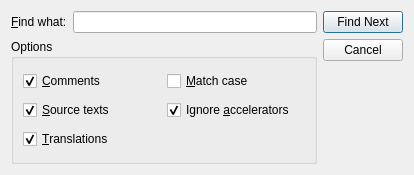
<?xml version="1.0" encoding="UTF-8"?>
<ui version="4.0">
 <comment>*********************************************************************
**
** Copyright (C) 2011 Nokia Corporation and/or its subsidiary(-ies).
** All rights reserved.
** Contact: Nokia Corporation (qt-info@nokia.com)
**
** This file is part of the Qt Linguist of the Qt Toolkit.
**
** $QT_BEGIN_LICENSE:LGPL$
** Commercial Usage
** Licensees holding valid Qt Commercial licenses may use this file in
** accordance with the Qt Commercial License Agreement provided with the
** Software or, alternatively, in accordance with the terms contained in
** a written agreement between you and Nokia.
**
** GNU Lesser General Public License Usage
** Alternatively, this file may be used under the terms of the GNU Lesser
** General Public License version 2.1 as published by the Free Software
** Foundation and appearing in the file LICENSE.LGPL included in the
** packaging of this file.  Please review the following information to
** ensure the GNU Lesser General Public License version 2.1 requirements
** will be met: http://www.gnu.org/licenses/old-licenses/lgpl-2.1.html.
**
** In addition, as a special exception, Nokia gives you certain additional
** rights.  These rights are described in the Nokia Qt LGPL Exception
** version 1.1, included in the file LGPL_EXCEPTION.txt in this package.
**
** GNU General Public License Usage
** Alternatively, this file may be used under the terms of the GNU
** General Public License version 3.0 as published by the Free Software
** Foundation and appearing in the file LICENSE.GPL included in the
** packaging of this file.  Please review the following information to
** ensure the GNU General Public License version 3.0 requirements will be
** met: http://www.gnu.org/copyleft/gpl.html.
**
** If you have questions regarding the use of this file, please contact
** Nokia at qt-info@nokia.com.
** $QT_END_LICENSE$
**
*********************************************************************</comment>
 <class>FindDialog</class>
 <widget class="QDialog" name="FindDialog">
  <property name="geometry">
   <rect>
    <x>0</x>
    <y>0</y>
    <width>414</width>
    <height>175</height>
   </rect>
  </property>
  <property name="sizePolicy">
   <sizepolicy hsizetype="Preferred" vsizetype="Maximum">
    <horstretch>0</horstretch>
    <verstretch>0</verstretch>
   </sizepolicy>
  </property>
  <property name="windowTitle">
   <string>Find</string>
  </property>
  <property name="whatsThis">
   <string>This window allows you to search for some text in the translation source file.</string>
  </property>
  <layout class="QHBoxLayout">
   <property name="spacing">
    <number>6</number>
   </property>
   <property name="margin">
    <number>11</number>
   </property>
   <item>
    <layout class="QVBoxLayout">
     <property name="spacing">
      <number>6</number>
     </property>
     <property name="margin">
      <number>0</number>
     </property>
     <item>
      <layout class="QHBoxLayout">
       <property name="spacing">
        <number>6</number>
       </property>
       <property name="margin">
        <number>0</number>
       </property>
       <item>
        <widget class="QLabel" name="findWhat">
         <property name="text">
          <string>&amp;Find what:</string>
         </property>
         <property name="buddy">
          <cstring>led</cstring>
         </property>
        </widget>
       </item>
       <item>
        <widget class="QLineEdit" name="led">
         <property name="whatsThis">
          <string>Type in the text to search for.</string>
         </property>
        </widget>
       </item>
      </layout>
     </item>
     <item>
      <widget class="QGroupBox" name="groupBox">
       <property name="title">
        <string>Options</string>
       </property>
       <layout class="QGridLayout">
        <property name="margin">
         <number>9</number>
        </property>
        <property name="spacing">
         <number>6</number>
        </property>
        <item row="1" column="0">
         <widget class="QCheckBox" name="sourceText">
          <property name="whatsThis">
           <string>Source texts are searched when checked.</string>
          </property>
          <property name="text">
           <string>&amp;Source texts</string>
          </property>
          <property name="checked">
           <bool>true</bool>
          </property>
         </widget>
        </item>
        <item row="2" column="0">
         <widget class="QCheckBox" name="translations">
          <property name="whatsThis">
           <string>Translations are searched when checked.</string>
          </property>
          <property name="text">
           <string>&amp;Translations</string>
          </property>
          <property name="checked">
           <bool>true</bool>
          </property>
         </widget>
        </item>
        <item row="0" column="1">
         <widget class="QCheckBox" name="matchCase">
          <property name="whatsThis">
           <string>Texts such as 'TeX' and 'tex' are considered as different when checked.</string>
          </property>
          <property name="text">
           <string>&amp;Match case</string>
          </property>
         </widget>
        </item>
        <item row="0" column="0">
         <widget class="QCheckBox" name="comments">
          <property name="whatsThis">
           <string>Comments and contexts are searched when checked.</string>
          </property>
          <property name="text">
           <string>&amp;Comments</string>
          </property>
          <property name="checked">
           <bool>true</bool>
          </property>
         </widget>
        </item>
        <item row="1" column="1">
         <widget class="QCheckBox" name="ignoreAccelerators">
          <property name="text">
           <string>Ignore &amp;accelerators</string>
          </property>
          <property name="checked">
           <bool>true</bool>
          </property>
         </widget>
        </item>
       </layout>
      </widget>
     </item>
    </layout>
   </item>
   <item>
    <layout class="QVBoxLayout">
     <property name="spacing">
      <number>6</number>
     </property>
     <property name="margin">
      <number>0</number>
     </property>
     <item>
      <widget class="QPushButton" name="findNxt">
       <property name="whatsThis">
        <string>Click here to find the next occurrence of the text you typed in.</string>
       </property>
       <property name="text">
        <string>Find Next</string>
       </property>
       <property name="default">
        <bool>true</bool>
       </property>
       <property name="flat">
        <bool>false</bool>
       </property>
      </widget>
     </item>
     <item>
      <widget class="QPushButton" name="cancel">
       <property name="whatsThis">
        <string>Click here to close this window.</string>
       </property>
       <property name="text">
        <string>Cancel</string>
       </property>
      </widget>
     </item>
     <item>
      <spacer>
       <property name="orientation">
        <enum>Qt::Vertical</enum>
       </property>
       <property name="sizeType">
        <enum>QSizePolicy::Expanding</enum>
       </property>
       <property name="sizeHint" stdset="0">
        <size>
         <width>20</width>
         <height>51</height>
        </size>
       </property>
      </spacer>
     </item>
    </layout>
   </item>
  </layout>
 </widget>
 <layoutdefault spacing="6" margin="11"/>
 <tabstops>
  <tabstop>led</tabstop>
  <tabstop>findNxt</tabstop>
  <tabstop>cancel</tabstop>
  <tabstop>comments</tabstop>
  <tabstop>sourceText</tabstop>
  <tabstop>translations</tabstop>
  <tabstop>matchCase</tabstop>
 </tabstops>
 <resources/>
 <connections>
  <connection>
   <sender>cancel</sender>
   <signal>clicked()</signal>
   <receiver>FindDialog</receiver>
   <slot>reject()</slot>
   <hints>
    <hint type="sourcelabel">
     <x>372</x>
     <y>58</y>
    </hint>
    <hint type="destinationlabel">
     <x>373</x>
     <y>109</y>
    </hint>
   </hints>
  </connection>
 </connections>
</ui>
